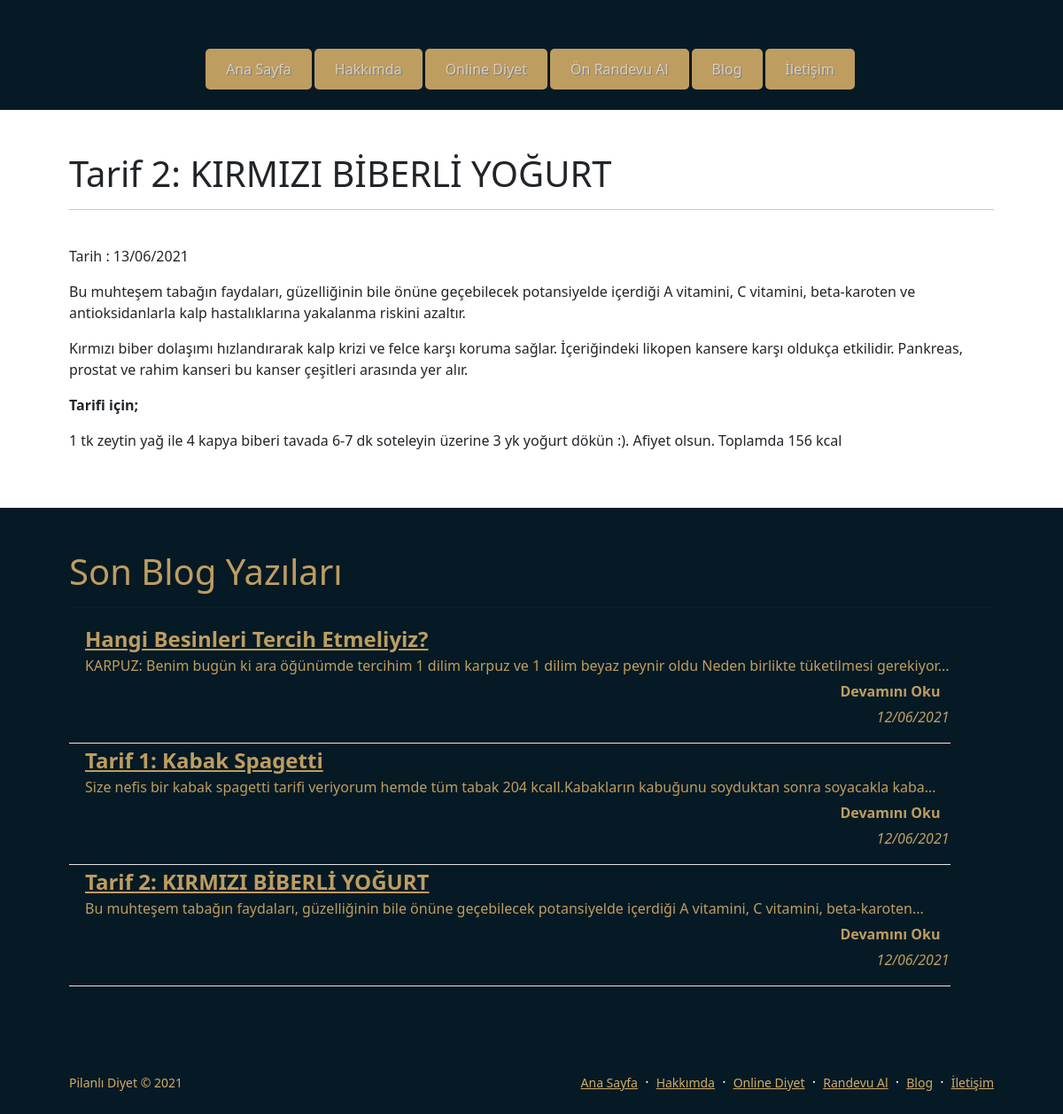
Screenshot of /index.php?sayfa=blog-oku&kimlik=8 with the database file from the repository.
### tables this page shows
CREATE TABLE `yazilar` (
  `id` int(11) NOT NULL,
  `baslik` varchar(255) DEFAULT NULL,
  `resim` varchar(255) DEFAULT NULL,
  `yazi` longtext DEFAULT NULL,
  `tarih` varchar(255) DEFAULT '',
  `tip` int(11) DEFAULT NULL
);

### sayfalar/blog-oku.php (the view, shortened to what this page needs)
<section class="beyaz-bg">
<?php
$kimlik = (int)$_GET['kimlik'];
$blog = $db->query('SELECT * FROM yazilar WHERE id='.$kimlik.' AND tip=3 ORDER BY id');
$blog = $blog->fetch_assoc();
?>
<div class="container px-5 py-5">
	<div class="row">
    	<div class="col-md-12">
        	<h1><?php echo $blog['baslik']?></h1>
			<hr>
            <p>Tarih : <?php echo $blog['tarih']?></p>
        	<div>
            	<?php echo $blog['yazi']?>
            </div>
        </div>
    </div>
</div>
</section>
<section>
<?php
$blog = $db->query('SELECT * FROM yazilar WHERE tip=3 ORDER BY id');
?>
<div class="container px-5 py-5">
	<div class="row">
    	<div class="col-md-12">
        	<h1 class="pilanli-diyet">Son Blog Yazıları</h1>
			<hr>
        	<table>
            <?php
            while($yazi = $blog->fetch_assoc()){
				echo '
				<tr class="blog-tr">
                	<td>
                    	<img src="http://pilanlidiyet.com/images/yuklenen/'.$yazi['resim'].'" alt="" class="blog-resim">
                    </td>
                    <td>
                    	<div>
                        	<p class="blog-baslik pilanli-diyet"><a href="https://pilanlidiyet.com/index.php?sayfa=blog-oku&kimlik='.$yazi['id'].'" class="pilanli-diyet">'.$yazi['baslik'].'</a></p>
                            <p class="blog-metin pilanli-diyet">'.mb_substr(strip_tags($yazi['yazi']), 0,125,'UTF-8').'...</p>
							<p class="blog-link pilanli-diyet"><a href="https://pilanlidiyet.com/index.php?sayfa=blog-oku&kimlik='.$yazi['id'].'"><strong>Devamını Oku</strong></a></p>
                            <p class="blog-tarih pilanli-diyet"><i>12/06/2021</i></p>
                        </div>
                    </td>
                </tr>
				';
			}
			?>
        	</table>
        </div>
    </div>
</div>
</section>

### rows the page displays
yazilar: baslik "Tarif 2: KIRMIZI BİBERLİ YOĞURT", tarih "13/06/2021", yazi "Bu muhteşem tabağın faydaları, güzelliğinin bile önüne geçebilecek potansiyelde içerdiği A vitamini, C vitamini, beta-karoten ve antioksidanlarla kalp hastalıklarına yakalanma riskini azaltır. Kırmızı biber dolaşımı hızlandırarak kalp krizi ve felce karşı koruma sağlar. İçeriğindeki likopen kansere karşı oldukça etkilidir. Pankreas, prostat ve rahim kanseri bu kanser çeşitleri arasında yer alır. Tarifi için; 1 tk zeytin yağ ile 4 kapya biberi tavada 6-7 dk soteleyin üzerine 3 yk yoğurt dökün :). Afiyet olsun. Toplamda 156 kcal", yazi "Bu muhteşem tabağın faydaları, güzelliğinin bile önüne geçebilecek potansiyelde içerdiği A vitamini, C vitamini, beta-karoten"
yazilar: baslik "Hangi Besinleri Tercih Etmeliyiz?", yazi "KARPUZ: Benim bugün ki ara öğünümde tercihim 1 dilim karpuz ve 1 dilim beyaz peynir oldu Neden birlikte tüketilmesi gerekiyor"
yazilar: baslik "Tarif 1: Kabak Spagetti", yazi "Size nefis bir kabak spagetti tarifi veriyorum hemde tüm tabak 204 kcall.Kabakların kabuğunu soyduktan sonra soyacakla kaba"
